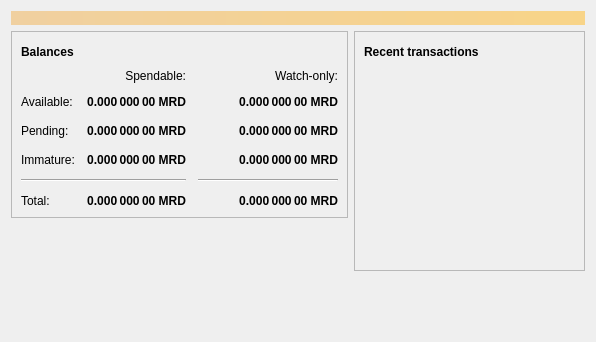
<?xml version="1.0" encoding="UTF-8"?>
<ui version="4.0">
 <class>OverviewPage</class>
 <widget class="QWidget" name="OverviewPage">
  <property name="geometry">
   <rect>
    <x>0</x>
    <y>0</y>
    <width>596</width>
    <height>342</height>
   </rect>
  </property>
  <property name="windowTitle">
   <string>Form</string>
  </property>
  <layout class="QVBoxLayout" name="topLayout">
   <item>
    <widget class="QLabel" name="labelAlerts">
     <property name="visible">
      <bool>false</bool>
     </property>
     <property name="styleSheet">
      <string notr="true">QLabel { background-color: qlineargradient(x1: 0, y1: 0, x2: 1, y2: 0, stop:0 #F0D0A0, stop:1 #F8D488); color:#000000; }</string>
     </property>
     <property name="wordWrap">
      <bool>true</bool>
     </property>
     <property name="margin">
      <number>3</number>
     </property>
     <property name="textInteractionFlags">
      <set>Qt::TextSelectableByMouse</set>
     </property>
    </widget>
   </item>
   <item>
    <layout class="QHBoxLayout" name="horizontalLayout" stretch="1,1">
     <item>
      <layout class="QVBoxLayout" name="verticalLayout_2">
       <item>
        <widget class="QFrame" name="frame">
         <property name="frameShape">
          <enum>QFrame::StyledPanel</enum>
         </property>
         <property name="frameShadow">
          <enum>QFrame::Raised</enum>
         </property>
         <layout class="QVBoxLayout" name="verticalLayout_4">
          <item>
           <layout class="QHBoxLayout" name="horizontalLayout_4">
            <item>
             <widget class="QLabel" name="label_5">
              <property name="font">
               <font>
                <weight>75</weight>
                <bold>true</bold>
               </font>
              </property>
              <property name="text">
               <string>Balances</string>
              </property>
             </widget>
            </item>
            <item>
             <widget class="QPushButton" name="labelWalletStatus">
              <property name="enabled">
               <bool>true</bool>
              </property>
              <property name="maximumSize">
               <size>
                <width>30</width>
                <height>16777215</height>
               </size>
              </property>
              <property name="toolTip">
               <string>The displayed information may be out of date. Your wallet automatically synchronizes with the Merdecoin network after a connection is established, but this process has not completed yet.</string>
              </property>
              <property name="text">
               <string/>
              </property>
              <property name="icon">
               <iconset resource="../merdecoin.qrc">
                <normaloff>:/icons/warning</normaloff>
                <disabledoff>:/icons/warning</disabledoff>:/icons/warning</iconset>
              </property>
              <property name="iconSize">
               <size>
                <width>24</width>
                <height>24</height>
               </size>
              </property>
              <property name="flat">
               <bool>true</bool>
              </property>
             </widget>
            </item>
            <item>
             <spacer name="horizontalSpacer_3">
              <property name="orientation">
               <enum>Qt::Horizontal</enum>
              </property>
              <property name="sizeHint" stdset="0">
               <size>
                <width>40</width>
                <height>20</height>
               </size>
              </property>
             </spacer>
            </item>
           </layout>
          </item>
          <item>
           <layout class="QGridLayout" name="gridLayout">
            <property name="spacing">
             <number>12</number>
            </property>
            <item row="2" column="2">
             <widget class="QLabel" name="labelWatchPending">
              <property name="font">
               <font>
                <weight>75</weight>
                <bold>true</bold>
               </font>
              </property>
              <property name="cursor">
               <cursorShape>IBeamCursor</cursorShape>
              </property>
              <property name="toolTip">
               <string>Unconfirmed transactions to watch-only addresses</string>
              </property>
              <property name="text">
               <string notr="true">0.000 000 00 MRD</string>
              </property>
              <property name="alignment">
               <set>Qt::AlignRight|Qt::AlignTrailing|Qt::AlignVCenter</set>
              </property>
              <property name="textInteractionFlags">
               <set>Qt::LinksAccessibleByMouse|Qt::TextSelectableByKeyboard|Qt::TextSelectableByMouse</set>
              </property>
             </widget>
            </item>
            <item row="2" column="1">
             <widget class="QLabel" name="labelUnconfirmed">
              <property name="font">
               <font>
                <weight>75</weight>
                <bold>true</bold>
               </font>
              </property>
              <property name="cursor">
               <cursorShape>IBeamCursor</cursorShape>
              </property>
              <property name="toolTip">
               <string>Total of transactions that have yet to be confirmed, and do not yet count toward the spendable balance</string>
              </property>
              <property name="text">
               <string notr="true">0.000 000 00 MRD</string>
              </property>
              <property name="alignment">
               <set>Qt::AlignRight|Qt::AlignTrailing|Qt::AlignVCenter</set>
              </property>
              <property name="textInteractionFlags">
               <set>Qt::LinksAccessibleByMouse|Qt::TextSelectableByKeyboard|Qt::TextSelectableByMouse</set>
              </property>
             </widget>
            </item>
            <item row="3" column="2">
             <widget class="QLabel" name="labelWatchImmature">
              <property name="font">
               <font>
                <weight>75</weight>
                <bold>true</bold>
               </font>
              </property>
              <property name="cursor">
               <cursorShape>IBeamCursor</cursorShape>
              </property>
              <property name="toolTip">
               <string>Mined balance in watch-only addresses that has not yet matured</string>
              </property>
              <property name="text">
               <string notr="true">0.000 000 00 MRD</string>
              </property>
              <property name="alignment">
               <set>Qt::AlignRight|Qt::AlignTrailing|Qt::AlignVCenter</set>
              </property>
              <property name="textInteractionFlags">
               <set>Qt::LinksAccessibleByMouse|Qt::TextSelectableByKeyboard|Qt::TextSelectableByMouse</set>
              </property>
             </widget>
            </item>
            <item row="4" column="0" colspan="2">
             <widget class="Line" name="line">
              <property name="orientation">
               <enum>Qt::Horizontal</enum>
              </property>
             </widget>
            </item>
            <item row="4" column="2">
             <widget class="Line" name="lineWatchBalance">
              <property name="sizePolicy">
               <sizepolicy hsizetype="Preferred" vsizetype="Fixed">
                <horstretch>0</horstretch>
                <verstretch>0</verstretch>
               </sizepolicy>
              </property>
              <property name="minimumSize">
               <size>
                <width>140</width>
                <height>0</height>
               </size>
              </property>
              <property name="orientation">
               <enum>Qt::Horizontal</enum>
              </property>
             </widget>
            </item>
            <item row="5" column="0">
             <widget class="QLabel" name="labelTotalText">
              <property name="text">
               <string>Total:</string>
              </property>
             </widget>
            </item>
            <item row="3" column="1">
             <widget class="QLabel" name="labelImmature">
              <property name="font">
               <font>
                <weight>75</weight>
                <bold>true</bold>
               </font>
              </property>
              <property name="cursor">
               <cursorShape>IBeamCursor</cursorShape>
              </property>
              <property name="toolTip">
               <string>Mined balance that has not yet matured</string>
              </property>
              <property name="text">
               <string notr="true">0.000 000 00 MRD</string>
              </property>
              <property name="alignment">
               <set>Qt::AlignRight|Qt::AlignTrailing|Qt::AlignVCenter</set>
              </property>
              <property name="textInteractionFlags">
               <set>Qt::LinksAccessibleByMouse|Qt::TextSelectableByKeyboard|Qt::TextSelectableByMouse</set>
              </property>
             </widget>
            </item>
            <item row="2" column="3">
             <spacer name="horizontalSpacer_2">
              <property name="orientation">
               <enum>Qt::Horizontal</enum>
              </property>
              <property name="sizeHint" stdset="0">
               <size>
                <width>40</width>
                <height>20</height>
               </size>
              </property>
             </spacer>
            </item>
            <item row="3" column="0">
             <widget class="QLabel" name="labelImmatureText">
              <property name="text">
               <string>Immature:</string>
              </property>
             </widget>
            </item>
            <item row="5" column="1">
             <widget class="QLabel" name="labelTotal">
              <property name="font">
               <font>
                <weight>75</weight>
                <bold>true</bold>
               </font>
              </property>
              <property name="cursor">
               <cursorShape>IBeamCursor</cursorShape>
              </property>
              <property name="toolTip">
               <string>Your current total balance</string>
              </property>
              <property name="text">
               <string notr="true">0.000 000 00 MRD</string>
              </property>
              <property name="alignment">
               <set>Qt::AlignRight|Qt::AlignTrailing|Qt::AlignVCenter</set>
              </property>
              <property name="textInteractionFlags">
               <set>Qt::LinksAccessibleByMouse|Qt::TextSelectableByKeyboard|Qt::TextSelectableByMouse</set>
              </property>
             </widget>
            </item>
            <item row="5" column="2">
             <widget class="QLabel" name="labelWatchTotal">
              <property name="font">
               <font>
                <weight>75</weight>
                <bold>true</bold>
               </font>
              </property>
              <property name="cursor">
               <cursorShape>IBeamCursor</cursorShape>
              </property>
              <property name="toolTip">
               <string>Current total balance in watch-only addresses</string>
              </property>
              <property name="text">
               <string notr="true">0.000 000 00 MRD</string>
              </property>
              <property name="alignment">
               <set>Qt::AlignRight|Qt::AlignTrailing|Qt::AlignVCenter</set>
              </property>
              <property name="textInteractionFlags">
               <set>Qt::LinksAccessibleByMouse|Qt::TextSelectableByKeyboard|Qt::TextSelectableByMouse</set>
              </property>
             </widget>
            </item>
            <item row="0" column="2">
             <widget class="QLabel" name="labelWatchonly">
              <property name="text">
               <string>Watch-only:</string>
              </property>
              <property name="alignment">
               <set>Qt::AlignRight|Qt::AlignTrailing|Qt::AlignVCenter</set>
              </property>
             </widget>
            </item>
            <item row="1" column="0">
             <widget class="QLabel" name="labelBalanceText">
              <property name="text">
               <string>Available:</string>
              </property>
             </widget>
            </item>
            <item row="1" column="1">
             <widget class="QLabel" name="labelBalance">
              <property name="font">
               <font>
                <weight>75</weight>
                <bold>true</bold>
               </font>
              </property>
              <property name="cursor">
               <cursorShape>IBeamCursor</cursorShape>
              </property>
              <property name="toolTip">
               <string>Your current spendable balance</string>
              </property>
              <property name="text">
               <string notr="true">0.000 000 00 MRD</string>
              </property>
              <property name="alignment">
               <set>Qt::AlignRight|Qt::AlignTrailing|Qt::AlignVCenter</set>
              </property>
              <property name="textInteractionFlags">
               <set>Qt::LinksAccessibleByMouse|Qt::TextSelectableByKeyboard|Qt::TextSelectableByMouse</set>
              </property>
             </widget>
            </item>
            <item row="1" column="2">
             <widget class="QLabel" name="labelWatchAvailable">
              <property name="font">
               <font>
                <weight>75</weight>
                <bold>true</bold>
               </font>
              </property>
              <property name="cursor">
               <cursorShape>IBeamCursor</cursorShape>
              </property>
              <property name="toolTip">
               <string>Your current balance in watch-only addresses</string>
              </property>
              <property name="text">
               <string notr="true">0.000 000 00 MRD</string>
              </property>
              <property name="alignment">
               <set>Qt::AlignRight|Qt::AlignTrailing|Qt::AlignVCenter</set>
              </property>
              <property name="textInteractionFlags">
               <set>Qt::LinksAccessibleByMouse|Qt::TextSelectableByKeyboard|Qt::TextSelectableByMouse</set>
              </property>
             </widget>
            </item>
            <item row="2" column="0">
             <widget class="QLabel" name="labelPendingText">
              <property name="text">
               <string>Pending:</string>
              </property>
             </widget>
            </item>
            <item row="0" column="1">
             <widget class="QLabel" name="labelSpendable">
              <property name="text">
               <string>Spendable:</string>
              </property>
              <property name="alignment">
               <set>Qt::AlignRight|Qt::AlignTrailing|Qt::AlignVCenter</set>
              </property>
             </widget>
            </item>
           </layout>
          </item>
         </layout>
        </widget>
       </item>
       <item>
        <spacer name="verticalSpacer">
         <property name="orientation">
          <enum>Qt::Vertical</enum>
         </property>
         <property name="sizeHint" stdset="0">
          <size>
           <width>20</width>
           <height>40</height>
          </size>
         </property>
        </spacer>
       </item>
      </layout>
     </item>
     <item>
      <layout class="QVBoxLayout" name="verticalLayout_3">
       <item>
        <widget class="QFrame" name="frame_2">
         <property name="frameShape">
          <enum>QFrame::StyledPanel</enum>
         </property>
         <property name="frameShadow">
          <enum>QFrame::Raised</enum>
         </property>
         <layout class="QVBoxLayout" name="verticalLayout">
          <item>
           <layout class="QHBoxLayout" name="horizontalLayout_2">
            <item>
             <widget class="QLabel" name="label_4">
              <property name="font">
               <font>
                <weight>75</weight>
                <bold>true</bold>
               </font>
              </property>
              <property name="text">
               <string>Recent transactions</string>
              </property>
             </widget>
            </item>
            <item>
             <widget class="QPushButton" name="labelTransactionsStatus">
              <property name="enabled">
               <bool>true</bool>
              </property>
              <property name="maximumSize">
               <size>
                <width>30</width>
                <height>16777215</height>
               </size>
              </property>
              <property name="toolTip">
               <string>The displayed information may be out of date. Your wallet automatically synchronizes with the Merdecoin network after a connection is established, but this process has not completed yet.</string>
              </property>
              <property name="text">
               <string/>
              </property>
              <property name="icon">
               <iconset resource="../merdecoin.qrc">
                <normaloff>:/icons/warning</normaloff>
                <disabledoff>:/icons/warning</disabledoff>:/icons/warning</iconset>
              </property>
              <property name="iconSize">
               <size>
                <width>24</width>
                <height>24</height>
               </size>
              </property>
              <property name="flat">
               <bool>true</bool>
              </property>
             </widget>
            </item>
            <item>
             <spacer name="horizontalSpacer">
              <property name="orientation">
               <enum>Qt::Horizontal</enum>
              </property>
              <property name="sizeHint" stdset="0">
               <size>
                <width>40</width>
                <height>20</height>
               </size>
              </property>
             </spacer>
            </item>
           </layout>
          </item>
          <item>
           <widget class="QListView" name="listTransactions">
            <property name="styleSheet">
             <string notr="true">QListView { background: transparent; }</string>
            </property>
            <property name="frameShape">
             <enum>QFrame::NoFrame</enum>
            </property>
            <property name="verticalScrollBarPolicy">
             <enum>Qt::ScrollBarAlwaysOff</enum>
            </property>
            <property name="horizontalScrollBarPolicy">
             <enum>Qt::ScrollBarAlwaysOff</enum>
            </property>
            <property name="selectionMode">
             <enum>QAbstractItemView::NoSelection</enum>
            </property>
           </widget>
          </item>
         </layout>
        </widget>
       </item>
       <item>
        <spacer name="verticalSpacer_2">
         <property name="orientation">
          <enum>Qt::Vertical</enum>
         </property>
         <property name="sizeHint" stdset="0">
          <size>
           <width>20</width>
           <height>40</height>
          </size>
         </property>
        </spacer>
       </item>
      </layout>
     </item>
    </layout>
   </item>
  </layout>
 </widget>
 <resources/>
 <connections/>
</ui>
